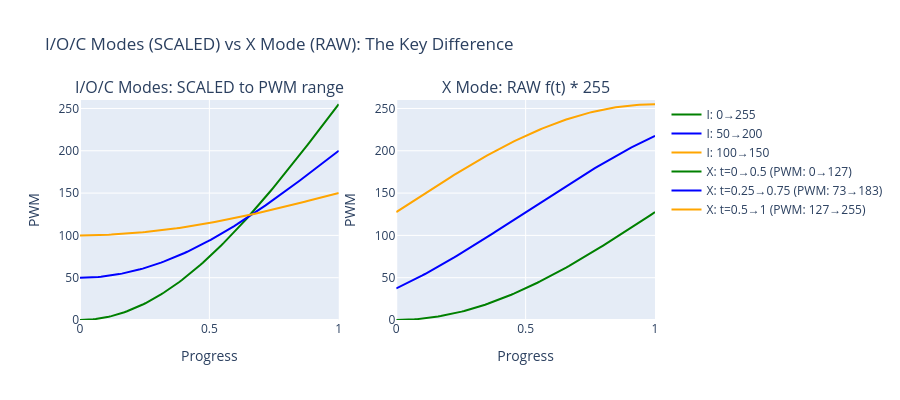

The code cell stored with this chart in its notebook:
### Code cell
# Visual comparison: I/O modes (SCALED) vs X mode (RAW)
# This demonstrates the key difference!

fig = make_subplots(rows=1, cols=2, 
                    subplot_titles=['I/O/C Modes: SCALED to PWM range', 'X Mode: RAW f(t) * 255'])

progress = np.linspace(0, 1, 100)

# LEFT: I mode SCALED - same t range [0, 0.5] but different PWM ranges
for start, end, color, name in [(0, 255, 'green', 'I: 0→255'), 
                                  (50, 200, 'blue', 'I: 50→200'), 
                                  (100, 150, 'orange', 'I: 100→150')]:
    pwm = np.array([calculate_eased_pwm(p, start, end, 0, 0.5) for p in progress])
    fig.add_trace(go.Scatter(x=progress, y=pwm, name=name, 
                             line=dict(color=color, width=2)), row=1, col=1)

# RIGHT: X mode RAW - t range directly determines PWM output
for t_s, t_e, color, name in [(0, 0.5, 'green', 'X: t=0→0.5 (PWM: 0→127)'), 
                               (0.25, 0.75, 'blue', 'X: t=0.25→0.75 (PWM: 73→183)'),
                               (0.5, 1, 'orange', 'X: t=0.5→1 (PWM: 127→255)')]:
    t_values = t_s + progress * (t_e - t_s)
    pwm = 255 * f(t_values)
    fig.add_trace(go.Scatter(x=progress, y=pwm, name=name, 
                             line=dict(color=color, width=2)), row=1, col=2)

fig.update_yaxes(range=[0, 260], title_text="PWM")
fig.update_xaxes(title_text="Progress")
fig.update_layout(height=400, title_text="I/O/C Modes (SCALED) vs X Mode (RAW): The Key Difference")
fig.show()

print("KEY INSIGHT:")
print("- I/O/C modes: PWM range is controlled by start_pwm/end_pwm parameters")
print("- X mode: PWM is ALWAYS 255*f(t), the t range directly determines output")
print("\nExample: Using t=[0,0.5] in BOTH modes:")
print(f"  I mode (I:50,200,5000):  PWM goes 50 → 200 with ease-in shape")
print(f"  X mode (X:5000|0,0.5):   PWM goes 0 → 127.5 (raw curve value)")
